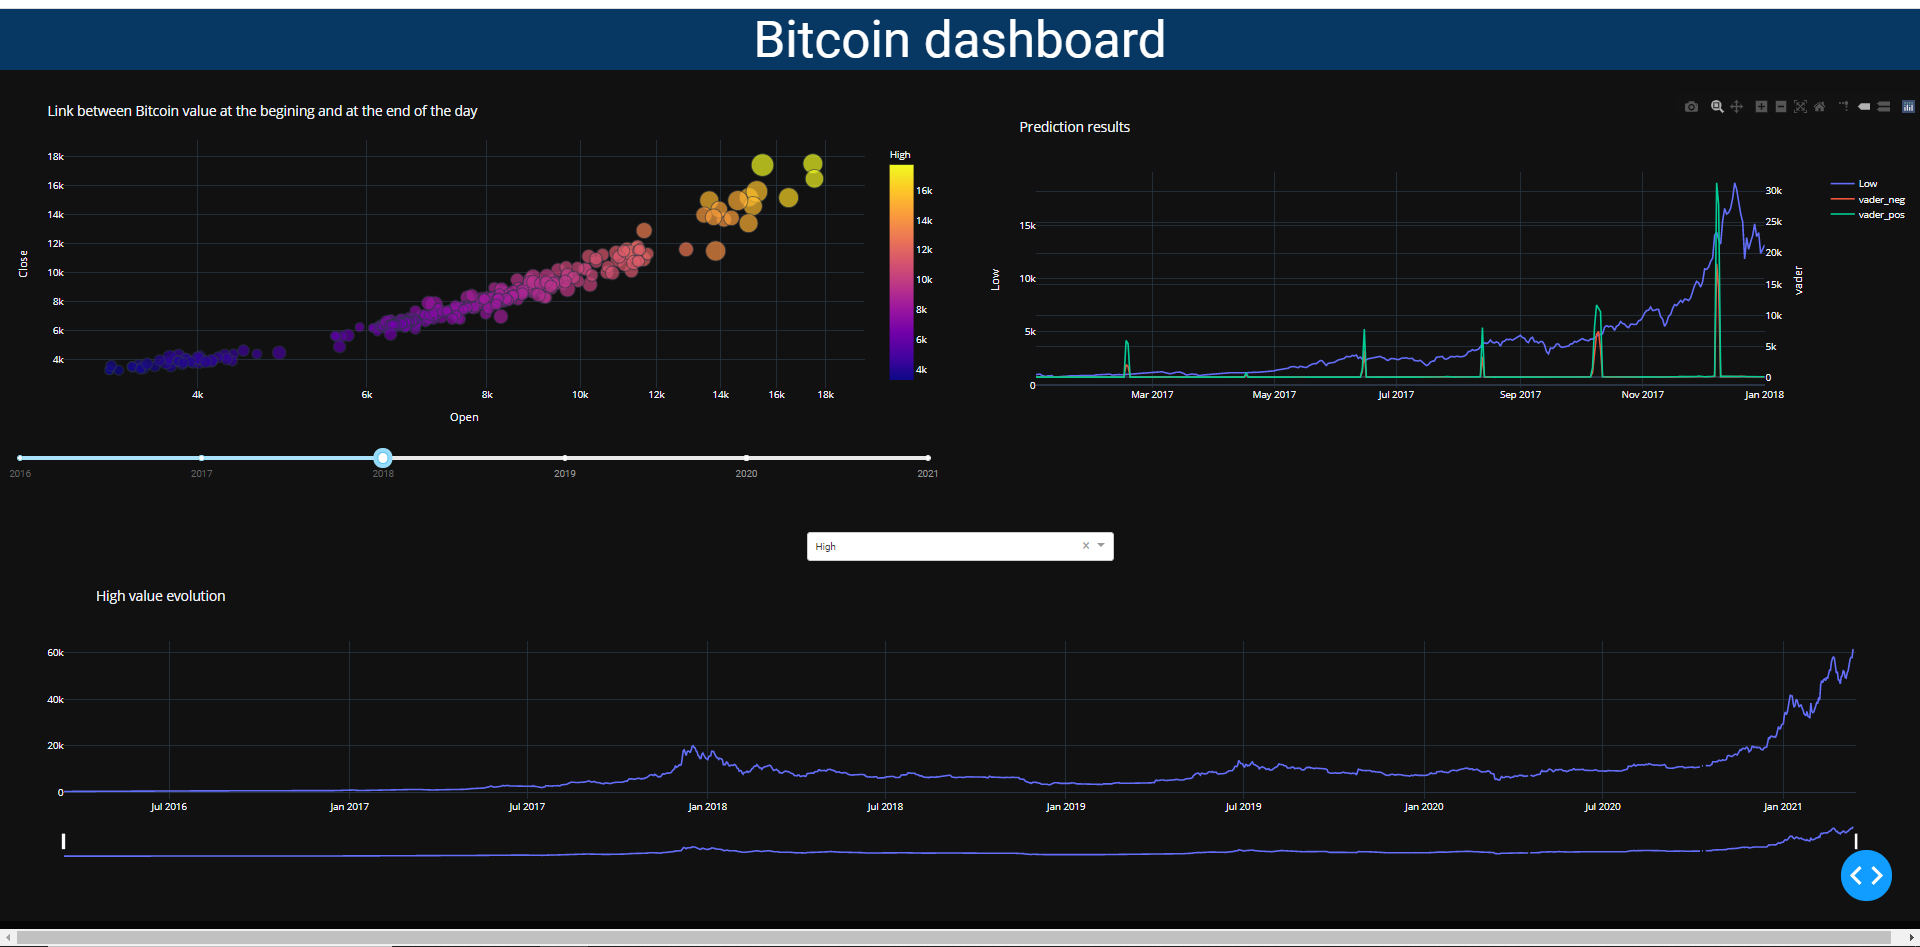

Write Python code to recreate this figure.
# -*- coding: utf-8 -*-
"""
Created on Tue Mar 16 18:23:07 2021

@author: louriki
"""

import plotly.express as px
import pandas as pd
import plotly.graph_objects as go
from plotly.subplots import make_subplots

import dash
import dash_core_components as dcc
import dash_html_components as html
import dash_bootstrap_components as dbc

from dash.dependencies import Input, Output


#-------------DATA PREPARATION-------------

external_stylesheets = [dbc.themes.CYBORG]
app = dash.Dash(__name__, external_stylesheets=external_stylesheets)

df_btc = pd.read_csv('C:/Users/louri/OneDrive/Documents/BTC.csv')
df_btc['Year'] = df_btc['Date'].str[:4].astype(int)

df_btc_vader = pd.read_csv('btc_sentiment_distilbert_vader_2018.csv')

def add_percentage(df,col1, col2):
    new_var = col1+'_%'
    df[new_var] = (df[col1]/(df[col1]+df[col2]))*100
    return df

df_btc_vader = add_percentage(df_btc_vader, 'vader_res_neg', 'vader_res_neg')
df_btc_vader = add_percentage(df_btc_vader, 'vader_res_pos', 'vader_res_neg')
df_btc_vader['Year'] = df_btc_vader['date'].str[:4].astype(int)

fig_vader = make_subplots(specs=[[{'secondary_y':True}]])
fig_vader.add_trace(go.Scatter(x=df_btc_vader['date'], y = df_btc_vader['Low'], name="Low"), secondary_y=False)
fig_vader.add_trace(go.Scatter(x=df_btc_vader['date'], y = df_btc_vader['vader_res_neg'], name="vader_neg"), secondary_y=True)
fig_vader.add_trace(go.Scatter(x=df_btc_vader['date'], y = df_btc_vader['vader_res_pos'], name="vader_pos"), secondary_y=True)

fig_vader.update_layout(title='Prediction results', template="plotly_dark")
fig_vader.update_yaxes(title_text="Low", secondary_y=False)
fig_vader.update_yaxes(title_text="vader", secondary_y=True)

#-------------APP LAYOUT-------------------

app.layout = dbc.Fade(html.Div([
    
    
    dbc.Row(dbc.Col(html.H1('Bitcoin dashboard', style={'text-align':'center', 'background-color':'#073763', 'color':'white'}))),
    
    html.Br(),
    
    dbc.Row(
            [
                dbc.Col([dcc.Graph(id='interactive_scatter_plot'), 
                         dcc.Slider(id = 'Year_slider',
                            min = df_btc['Year'].min(),
                            max = df_btc['Year'].max(),
                            value = df_btc['Year'].min(),
                            marks = {str(year) : str(year) for year in df_btc['Year'].unique()},
                            step = None)], width=6),
            
                dbc.Col([dcc.Graph(id='graph_en_attente', figure=fig_vader)], width=6),    
            ]
            ),
    
    html.Br(),
    html.Br(),
    html.Br(),
    
    dbc.Row(dbc.Col(dcc.Dropdown(id='dropdown-session', className='btn-sm m-0 p-0 pl-0 pr-0',
                                           options=[{'label': i, 'value': i} for i in df_btc.columns[1:7]],
                                           value='High',
                                           style = {'color':'#111111','width': '40%', 'margin': 'auto', 'align-items': 'center', 'justify-content': 'center'}))),

    dbc.Row(dbc.Col(dcc.Graph(id='interactive_line_graph')))
    
    ] , style={'background-color':'#111111'}),timeout=1200)

#-------------APP CALLBACK-----------------

@app.callback(
    Output('interactive_scatter_plot', 'figure'),
    Input('Year_slider', 'value'))  
def update_figure(year):
    
    filtered_df = df_btc[df_btc['Year'] == year]
    filtered_df.dropna(inplace=True)
    
    fig = px.scatter(filtered_df, x = 'Open',
                     y = 'Close',
                     size='Volume',
                     color='High',
                     log_x=True)
    
    fig.update_layout(transition_duration=500, template="plotly_dark", title='Link between Bitcoin value at the begining and at the end of the day')
    return fig


@app.callback(
    Output('interactive_line_graph', 'figure'),
    Input('dropdown-session', 'value'))  
def update_figure(val):

    fig = go.Figure()
    fig = fig.add_trace(go.Scatter(x = df_btc['Date'],
                     y = df_btc[val],
                     ))
    fig.update_layout(title=val+' value evolution', template="plotly_dark")
    
    fig.update_layout(xaxis=dict(rangeselector=dict(
                        buttons=list([
                                dict(count=1,
                                     label="1m",
                                     step="month",
                                     stepmode="backward",
                                     templateitemname='ggplot2',
                                     visible=False),
                                dict(count=6,
                                     label="6m",
                                     step="month",
                                     stepmode="backward",
                                     visible=False),
                                dict(count=1,
                                     label="YTD",
                                     step="year",
                                     stepmode="todate",
                                     visible=False),
                                dict(count=1,
                                     label="1y",
                                     step="year",
                                     stepmode="backward",
                                     visible=False),
                                dict(step="all", visible=False)
                            ])
                        ),rangeslider=dict(visible=True), type="date"))
    
    return fig


#-------------Launch server-----------------

if __name__=='__main__':
    
    app.run_server(debug=True)
